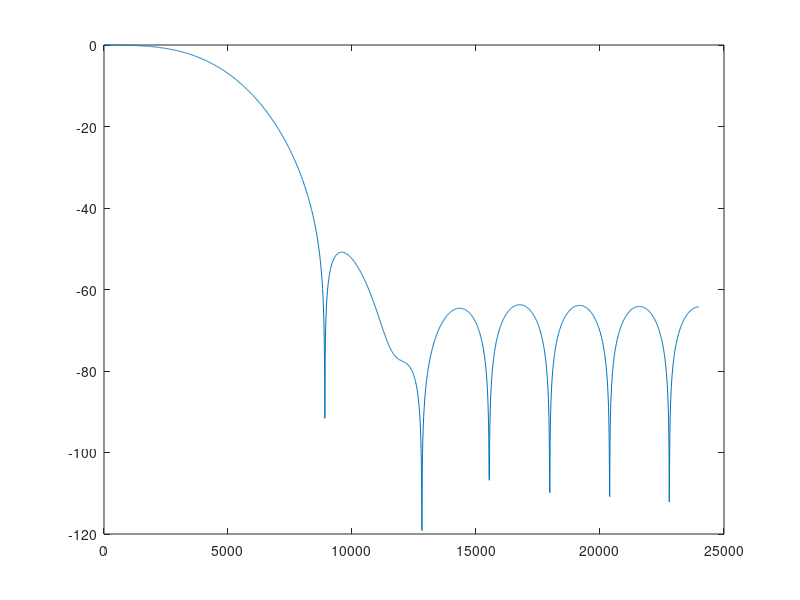

The MATLAB source for this figure: (Note: this script raises an error after producing the figure.)
% MATLAB script to design and plot the FIR filter
Fs = 48000;           % sampling frequency in Hz
num_taps = 21;        % filter length
cutoff_norm = 0.2;    % normalized cutoff, 0.2 of Nyquist

% FIR design
b = fir1(num_taps-1, cutoff_norm, 'low'); % note num_taps-1 order
% frequency response
[H,F] = freqz(b, 1, 2048, Fs);

% magnitude in dB
mag_db = 20*log10(abs(H));

% find -3 dB cutoff
max_gain = max(mag_db);
idx_3db = find(mag_db <= max_gain - 3, 1, 'first');
cutoff_3db = F(idx_3db);

% plot
figure;
plot(F, mag_db);
hold on
yline(max_gain - 3, 'r--', '-3 dB line');
plot(cutoff_3db, mag_db(idx_3db), 'ro');
title(sprintf('FIR Filter | -3 dB cutoff at %.1f Hz', cutoff_3db));
xlabel('Frequency (Hz)');
ylabel('Magnitude (dB)');
grid on;

fprintf('Estimated -3 dB cutoff: %.1f Hz\n', cutoff_3db);
